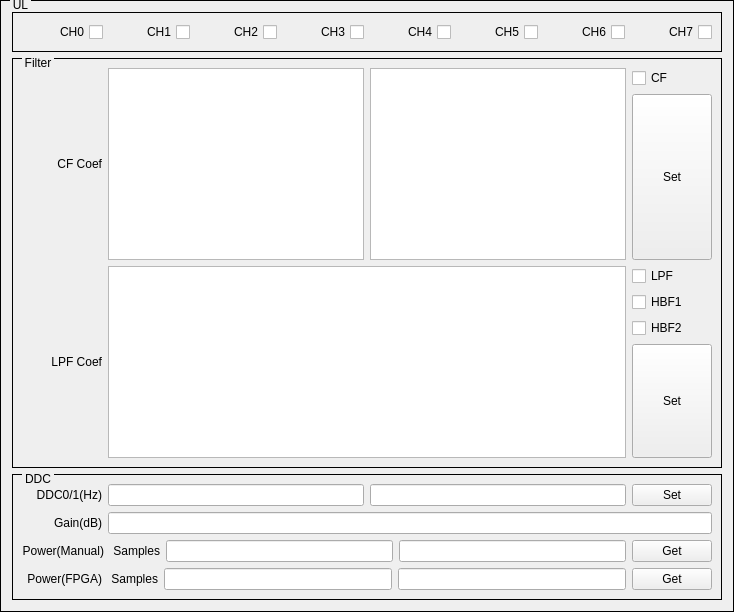
    <widget class="QGroupBox" name="groupBoxUL">
     <property name="styleSheet">
      <string notr="true">QGroupBox{ border:1px solid black; margin-top:0.5ex; }
QGroupBox::title { subcontrol-origin:margin; subcontrol-position:top left; top:-2px; left:10px; margin-left: 0px; padding:0 1px; }</string>
     </property>
     <property name="title">
      <string>UL</string>
     </property>
     <layout class="QVBoxLayout" name="verticalLayout_6">
      <item>
       <widget class="QGroupBox" name="groupBoxUL_CH">
        <property name="styleSheet">
         <string notr="true">QGroupBox{ border:1px solid black; margin-top:0.5ex; }
QGroupBox::title { subcontrol-origin:margin; subcontrol-position:top left; top:-2px; left:10px; margin-left: 0px; padding:0 1px; }</string>
        </property>
        <property name="title">
         <string/>
        </property>
        <layout class="QHBoxLayout" name="horizontalLayout_16">
         <item>
          <widget class="QCheckBox" name="checkBoxUL_CH0">
           <property name="layoutDirection">
            <enum>Qt::RightToLeft</enum>
           </property>
           <property name="text">
            <string>CH0</string>
           </property>
          </widget>
         </item>
         <item>
          <widget class="QCheckBox" name="checkBoxUL_CH1">
           <property name="layoutDirection">
            <enum>Qt::RightToLeft</enum>
           </property>
           <property name="text">
            <string>CH1</string>
           </property>
          </widget>
         </item>
         <item>
          <widget class="QCheckBox" name="checkBoxUL_CH2">
           <property name="layoutDirection">
            <enum>Qt::RightToLeft</enum>
           </property>
           <property name="text">
            <string>CH2</string>
           </property>
          </widget>
         </item>
         <item>
          <widget class="QCheckBox" name="checkBoxUL_CH3">
           <property name="layoutDirection">
            <enum>Qt::RightToLeft</enum>
           </property>
           <property name="text">
            <string>CH3</string>
           </property>
          </widget>
         </item>
         <item>
          <widget class="QCheckBox" name="checkBoxUL_CH4">
           <property name="layoutDirection">
            <enum>Qt::RightToLeft</enum>
           </property>
           <property name="text">
            <string>CH4</string>
           </property>
          </widget>
         </item>
         <item>
          <widget class="QCheckBox" name="checkBoxUL_CH5">
           <property name="layoutDirection">
            <enum>Qt::RightToLeft</enum>
           </property>
           <property name="text">
            <string>CH5</string>
           </property>
          </widget>
         </item>
         <item>
          <widget class="QCheckBox" name="checkBoxUL_CH6">
           <property name="layoutDirection">
            <enum>Qt::RightToLeft</enum>
           </property>
           <property name="text">
            <string>CH6</string>
           </property>
          </widget>
         </item>
         <item>
          <widget class="QCheckBox" name="checkBoxUL_CH7">
           <property name="layoutDirection">
            <enum>Qt::RightToLeft</enum>
           </property>
           <property name="text">
            <string>CH7</string>
           </property>
          </widget>
         </item>
        </layout>
       </widget>
      </item>
      <item>
       <widget class="QGroupBox" name="groupBoxUL_Filter">
        <property name="styleSheet">
         <string notr="true">QGroupBox{ border:1px solid black; margin-top:0.5ex; }
QGroupBox::title { subcontrol-origin:margin; subcontrol-position:top left; top:-2px; left:10px; margin-left: 0px; padding:0 1px; }</string>
        </property>
        <property name="title">
         <string>Filter</string>
        </property>
        <layout class="QVBoxLayout" name="verticalLayout_12">
         <item>
          <layout class="QHBoxLayout" name="horizontalLayout_17">
           <item>
            <layout class="QHBoxLayout" name="horizontalLayout_18">
             <item>
              <widget class="QLabel" name="labelUL_CF_Coef">
               <property name="sizePolicy">
                <sizepolicy hsizetype="Fixed" vsizetype="Fixed">
                 <horstretch>0</horstretch>
                 <verstretch>0</verstretch>
                </sizepolicy>
               </property>
               <property name="minimumSize">
                <size>
                 <width>80</width>
                 <height>0</height>
                </size>
               </property>
               <property name="text">
                <string>CF Coef</string>
               </property>
               <property name="alignment">
                <set>Qt::AlignRight|Qt::AlignTrailing|Qt::AlignVCenter</set>
               </property>
              </widget>
             </item>
             <item>
              <widget class="QTextEdit" name="textEditUL_CF_CoefReal"/>
             </item>
             <item>
              <widget class="QTextEdit" name="textEditUL_CF_CoefImag"/>
             </item>
            </layout>
           </item>
           <item>
            <layout class="QVBoxLayout" name="verticalLayout_8">
             <item>
              <widget class="QCheckBox" name="checkBoxUL_CF">
               <property name="text">
                <string>CF</string>
               </property>
              </widget>
             </item>
             <item>
              <widget class="QPushButton" name="pushButtonSetUL_CF">
               <property name="sizePolicy">
                <sizepolicy hsizetype="Fixed" vsizetype="Preferred">
                 <horstretch>0</horstretch>
                 <verstretch>0</verstretch>
                </sizepolicy>
               </property>
               <property name="text">
                <string>Set</string>
               </property>
              </widget>
             </item>
            </layout>
           </item>
          </layout>
         </item>
         <item>
          <layout class="QHBoxLayout" name="horizontalLayout_14">
           <item>
            <widget class="QLabel" name="labelUL_LPF_Coef">
             <property name="sizePolicy">
              <sizepolicy hsizetype="Fixed" vsizetype="Fixed">
               <horstretch>0</horstretch>
               <verstretch>0</verstretch>
              </sizepolicy>
             </property>
             <property name="minimumSize">
              <size>
               <width>80</width>
               <height>0</height>
              </size>
             </property>
             <property name="text">
              <string>LPF Coef</string>
             </property>
             <property name="alignment">
              <set>Qt::AlignRight|Qt::AlignTrailing|Qt::AlignVCenter</set>
             </property>
            </widget>
           </item>
           <item>
            <widget class="QTextEdit" name="textEditUL_LPF_Coef"/>
           </item>
           <item>
            <layout class="QVBoxLayout" name="verticalLayout_7">
             <item>
              <widget class="QCheckBox" name="checkBoxUL_LPF">
               <property name="text">
                <string>LPF</string>
               </property>
              </widget>
             </item>
             <item>
              <widget class="QCheckBox" name="checkBoxUL_HBF1">
               <property name="layoutDirection">
                <enum>Qt::LeftToRight</enum>
               </property>
               <property name="text">
                <string>HBF1</string>
               </property>
              </widget>
             </item>
             <item>
              <widget class="QCheckBox" name="checkBoxUL_HBF2">
               <property name="layoutDirection">
                <enum>Qt::LeftToRight</enum>
               </property>
               <property name="text">
                <string>HBF2</string>
               </property>
              </widget>
             </item>
             <item>
              <widget class="QPushButton" name="pushButtonSetUL_LPF">
               <property name="sizePolicy">
                <sizepolicy hsizetype="Fixed" vsizetype="Preferred">
                 <horstretch>0</horstretch>
                 <verstretch>0</verstretch>
                </sizepolicy>
               </property>
               <property name="text">
                <string>Set</string>
               </property>
              </widget>
             </item>
            </layout>
           </item>
          </layout>
         </item>
        </layout>
       </widget>
      </item>
      <item>
       <widget class="QGroupBox" name="groupBoxUL_DDC">
        <property name="styleSheet">
         <string notr="true">QGroupBox{ border:1px solid black; margin-top:0.5ex; }
QGroupBox::title { subcontrol-origin:margin; subcontrol-position:top left; top:-2px; left:10px; margin-left: 0px; padding:0 1px; }</string>
        </property>
        <property name="title">
         <string>DDC</string>
        </property>
        <layout class="QVBoxLayout" name="verticalLayout_2">
         <item>
          <layout class="QHBoxLayout" name="horizontalLayout_11">
           <item>
            <widget class="QLabel" name="labelUL_DDC0">
             <property name="sizePolicy">
              <sizepolicy hsizetype="Fixed" vsizetype="Fixed">
               <horstretch>0</horstretch>
               <verstretch>0</verstretch>
              </sizepolicy>
             </property>
             <property name="minimumSize">
              <size>
               <width>80</width>
               <height>0</height>
              </size>
             </property>
             <property name="text">
              <string>DDC0/1(Hz)</string>
             </property>
             <property name="alignment">
              <set>Qt::AlignRight|Qt::AlignTrailing|Qt::AlignVCenter</set>
             </property>
            </widget>
           </item>
           <item>
            <widget class="QFreqScrollLineEdit" name="lineEditUL_DDC0"/>
           </item>
           <item>
            <widget class="QFreqScrollLineEdit" name="lineEditUL_DDC1"/>
           </item>
           <item>
            <widget class="QPushButton" name="pushButtonSetUL_DDC">
             <property name="sizePolicy">
              <sizepolicy hsizetype="Fixed" vsizetype="Preferred">
               <horstretch>0</horstretch>
               <verstretch>0</verstretch>
              </sizepolicy>
             </property>
             <property name="text">
              <string>Set</string>
             </property>
            </widget>
           </item>
          </layout>
         </item>
         <item>
          <layout class="QHBoxLayout" name="horizontalLayout_27">
           <item>
            <widget class="QLabel" name="labelUL_Gain">
             <property name="sizePolicy">
              <sizepolicy hsizetype="Fixed" vsizetype="Fixed">
               <horstretch>0</horstretch>
               <verstretch>0</verstretch>
              </sizepolicy>
             </property>
             <property name="minimumSize">
              <size>
               <width>80</width>
               <height>0</height>
              </size>
             </property>
             <property name="text">
              <string>Gain(dB)</string>
             </property>
             <property name="alignment">
              <set>Qt::AlignRight|Qt::AlignTrailing|Qt::AlignVCenter</set>
             </property>
            </widget>
           </item>
           <item>
            <widget class="QLineEdit" name="lineEditUL_Gain">
             <property name="sizePolicy">
              <sizepolicy hsizetype="Expanding" vsizetype="Fixed">
               <horstretch>5</horstretch>
               <verstretch>0</verstretch>
              </sizepolicy>
             </property>
            </widget>
           </item>
          </layout>
         </item>
         <item>
          <layout class="QHBoxLayout" name="horizontalLayout_19">
           <item>
            <widget class="QLabel" name="labelUL_PwrManual">
             <property name="sizePolicy">
              <sizepolicy hsizetype="Fixed" vsizetype="Fixed">
               <horstretch>0</horstretch>
               <verstretch>0</verstretch>
              </sizepolicy>
             </property>
             <property name="minimumSize">
              <size>
               <width>80</width>
               <height>0</height>
              </size>
             </property>
             <property name="text">
              <string>Power(Manual)</string>
             </property>
             <property name="alignment">
              <set>Qt::AlignRight|Qt::AlignTrailing|Qt::AlignVCenter</set>
             </property>
            </widget>
           </item>
           <item>
            <widget class="QLabel" name="labelUL_PwrManualSamples">
             <property name="sizePolicy">
              <sizepolicy hsizetype="Fixed" vsizetype="Fixed">
               <horstretch>0</horstretch>
               <verstretch>0</verstretch>
              </sizepolicy>
             </property>
             <property name="minimumSize">
              <size>
               <width>50</width>
               <height>0</height>
              </size>
             </property>
             <property name="text">
              <string>Samples</string>
             </property>
             <property name="alignment">
              <set>Qt::AlignRight|Qt::AlignTrailing|Qt::AlignVCenter</set>
             </property>
            </widget>
           </item>
           <item>
            <widget class="QLineEdit" name="lineEditUL_PwrManualSamples"/>
           </item>
           <item>
            <widget class="QLineEdit" name="lineEditUL_PwrManual"/>
           </item>
           <item>
            <widget class="QPushButton" name="pushButtonGetUL_PwrManual">
             <property name="sizePolicy">
              <sizepolicy hsizetype="Fixed" vsizetype="Preferred">
               <horstretch>0</horstretch>
               <verstretch>0</verstretch>
              </sizepolicy>
             </property>
             <property name="text">
              <string>Get</string>
             </property>
            </widget>
           </item>
          </layout>
         </item>
         <item>
          <layout class="QHBoxLayout" name="horizontalLayout_20">
           <item>
            <widget class="QLabel" name="labelUL_PwrFPGA">
             <property name="sizePolicy">
              <sizepolicy hsizetype="Fixed" vsizetype="Fixed">
               <horstretch>0</horstretch>
               <verstretch>0</verstretch>
              </sizepolicy>
             </property>
             <property name="minimumSize">
              <size>
               <width>80</width>
               <height>0</height>
              </size>
             </property>
             <property name="text">
              <string>Power(FPGA)</string>
             </property>
             <property name="alignment">
              <set>Qt::AlignRight|Qt::AlignTrailing|Qt::AlignVCenter</set>
             </property>
            </widget>
           </item>
           <item>
            <widget class="QLabel" name="labelUL_PwrFPGASamples">
             <property name="sizePolicy">
              <sizepolicy hsizetype="Fixed" vsizetype="Fixed">
               <horstretch>0</horstretch>
               <verstretch>0</verstretch>
              </sizepolicy>
             </property>
             <property name="minimumSize">
              <size>
               <width>50</width>
               <height>0</height>
              </size>
             </property>
             <property name="text">
              <string>Samples</string>
             </property>
             <property name="alignment">
              <set>Qt::AlignRight|Qt::AlignTrailing|Qt::AlignVCenter</set>
             </property>
            </widget>
           </item>
           <item>
            <widget class="QLineEdit" name="lineEditUL_PwrFPGASamples"/>
           </item>
           <item>
            <widget class="QLineEdit" name="lineEditUL_PwrFPGA"/>
           </item>
           <item>
            <widget class="QPushButton" name="pushButtonGetUL_PwrFPGA">
             <property name="sizePolicy">
              <sizepolicy hsizetype="Fixed" vsizetype="Preferred">
               <horstretch>0</horstretch>
               <verstretch>0</verstretch>
              </sizepolicy>
             </property>
             <property name="text">
              <string>Get</string>
             </property>
            </widget>
           </item>
          </layout>
         </item>
        </layout>
       </widget>
      </item>
     </layout>
    </widget>
